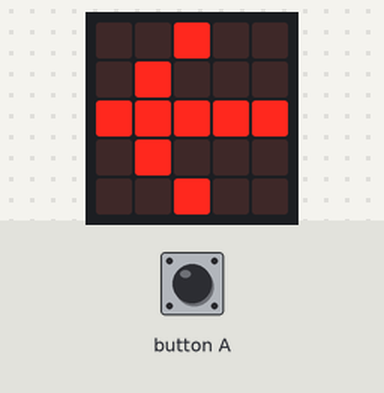
Simulated run of this program. Board: Calliope mini (MakeCode). On the bench: the board's 5×5 LED display. The test bench sets the inputs (shaded band). Random numbers come from a fixed seed.

Above: at 4.4 s.
4.5 s: button A pressed for 0.15 s
At 5.3 s:
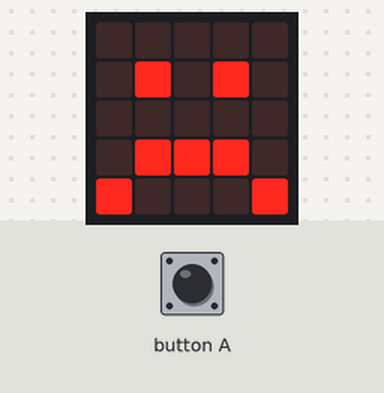
7.6 s: button A pressed for 1 s
At 11.2 s:
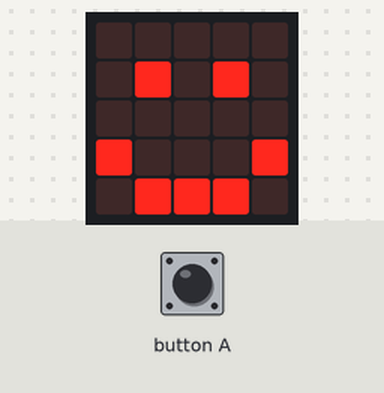
11.6 s: button A pressed for 3.2 s
At 18.3 s:
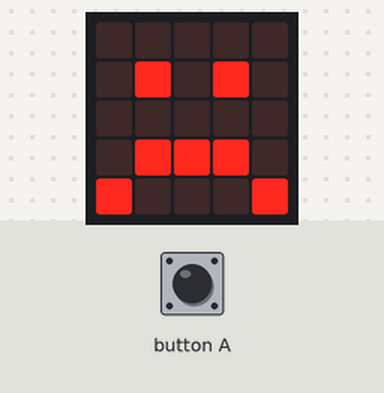
Timing chart, 0 to 19.8 s (numbered marks = the images above; inputs shaded):
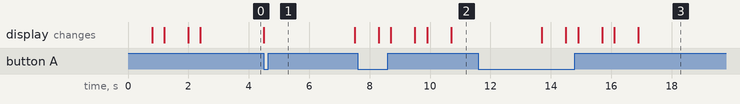

Measured:
- after the input at 4.5 s, the display: changes at once (image 1)

The program:

main.ts
```typescript
input.onButtonEvent(Button.A, input.buttonEventValue(ButtonEvent.Down), function () {
    if (randint(0, 5) < 2) {
        basic.showIcon(IconNames.Sad, 3 * 1000)
    } else {
        basic.showIcon(IconNames.Happy, 3 * 1000)
    }
    for (let index = 0; index < 1; index++) {
        basic.showIcon(IconNames.ArrowWest, 800)
        basic.showLeds(`
            . . . . .
            . . . . .
            . . . . .
            . . . . .
            . . . . .
            `)
        basic.showIcon(IconNames.ArrowWest, 800)
        basic.showLeds(`
            . . . . .
            . . . . .
            . . . . .
            . . . . .
            . . . . .
            `)
        basic.showIcon(IconNames.ArrowWest, 800)
    }
})
for (let index = 0; index < 1; index++) {
    basic.showIcon(IconNames.ArrowWest, 800)
    basic.showLeds(`
        . . . . .
        . . . . .
        . . . . .
        . . . . .
        . . . . .
        `)
    basic.showIcon(IconNames.ArrowWest, 800)
    basic.showLeds(`
        . . . . .
        . . . . .
        . . . . .
        . . . . .
        . . . . .
        `)
    basic.showIcon(IconNames.ArrowWest, 800)
}
```

test.ts
```typescript
// Hier kann man Tests durchführen; diese Datei wird nicht kompiliert, wenn dieses Paket als Erweiterung verwendet wird.
```
